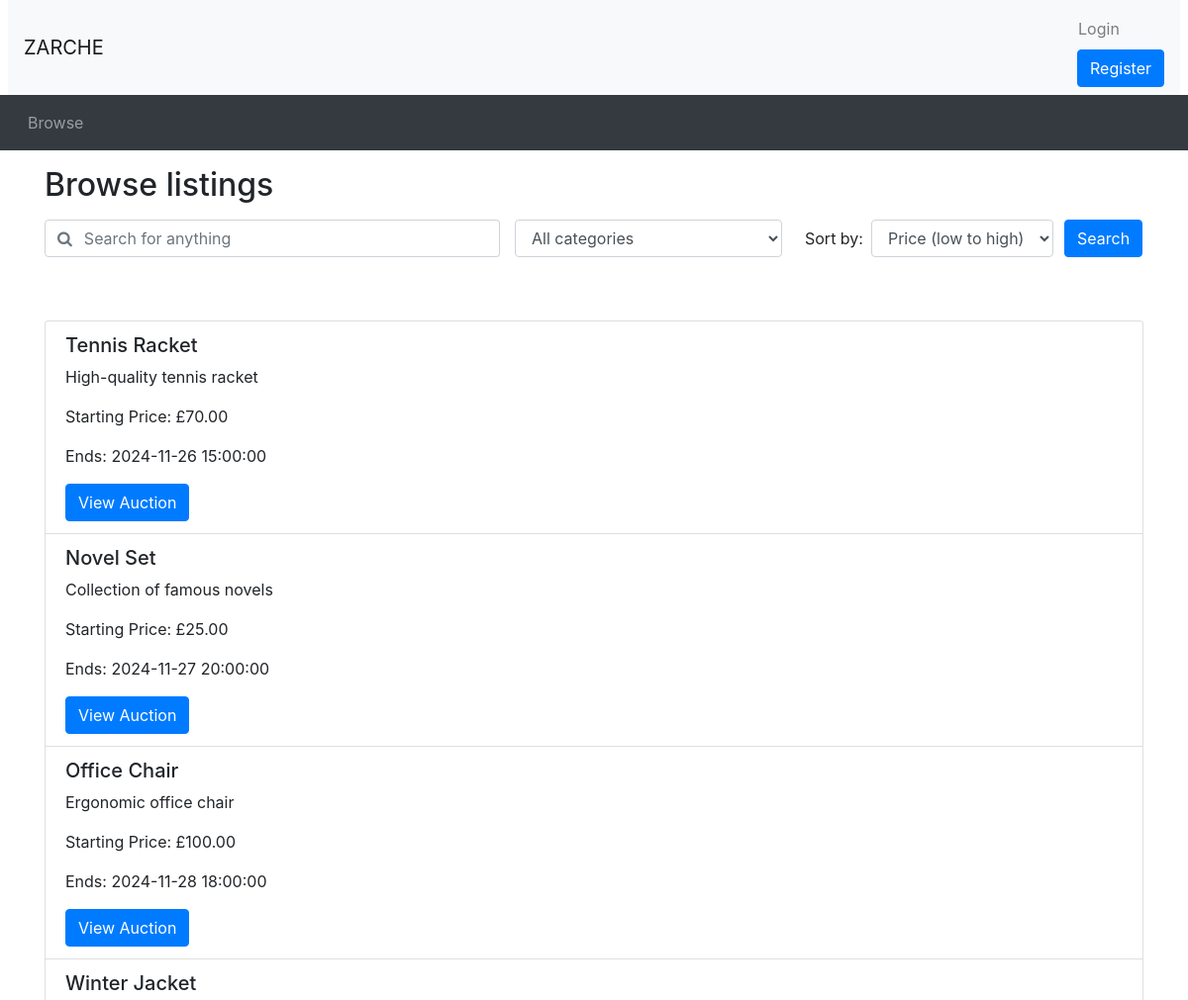
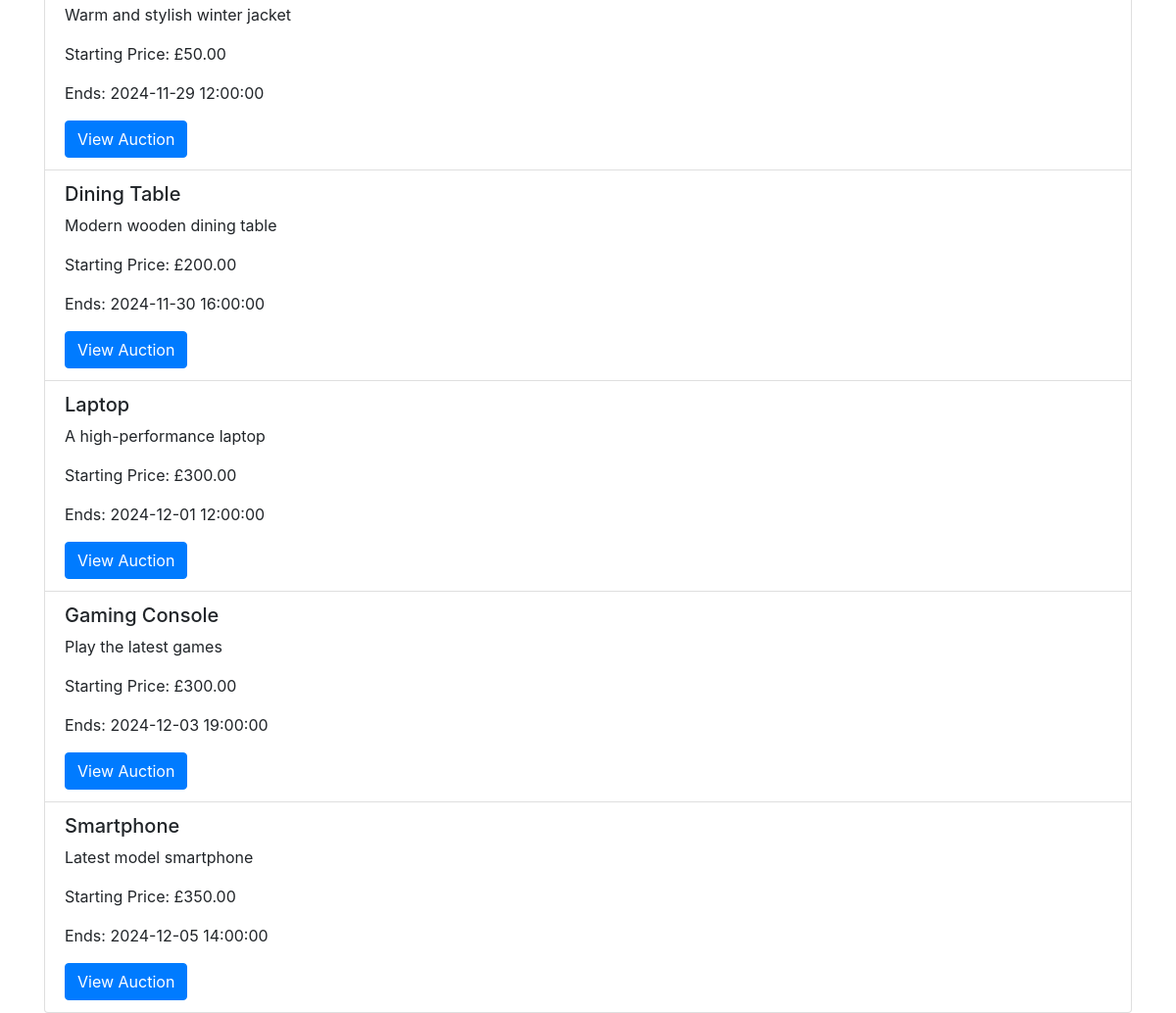
Screenshot of /browse.php with the database file from the repository (2 pictures, top to bottom).
### tables this page shows
CREATE TABLE `Auction` (
  `AuctionID` INT AUTO_INCREMENT PRIMARY KEY,
  `UserID` INT,
  `ItemName` VARCHAR(255) NOT NULL,
  `Description` VARCHAR(255) NOT NULL,
  `CategoryID` INT,
  `ReservePrice` DECIMAL(10, 2),
  `StartPrice` DECIMAL(10, 2),
  `EndDate` DATETIME,
  `Views` INT DEFAULT 0,
  `Image` VARCHAR(255),
  FOREIGN KEY (`UserID`) REFERENCES `Users`(`UserID`) ON DELETE CASCADE,
  FOREIGN KEY (`CategoryID`) REFERENCES `Category`(`CategoryID`) ON DELETE CASCADE
);

### browse.php (the view, shortened to what this page needs)
<?php include_once("header.php")?>
<?php require("utilities.php")?>
<div class="container">
<h2 class="my-3">Browse listings</h2>
<div id="searchSpecs">
<form method="get" action="browse.php">
  <div class="row">
    <div class="col-md-5 pr-0">
      <div class="form-group">
	    <div class="input-group">
          <div class="input-group-prepend">
            <span class="input-group-text bg-transparent pr-0 text-muted">
              <i class="fa fa-search"></i>
            </span>
          </div>
          <input type="text" class="form-control border-left-0" id="keyword" name="keyword" placeholder="Search for anything" value="<?php echo isset($_GET['keyword']) ? htmlspecialchars($_GET['keyword']) : ''; ?>">
        </div>
      </div>
    </div>
    <div class="col-md-3 pr-0">
      <div class="form-group">
        <select class="form-control" id="cat" name="cat">
          <option selected value="all">All categories</option>
        </select>
      </div>
    </div>
    <div class="col-md-3 pr-0">
      <div class="form-inline">
        <label class="mx-2" for="order_by">Sort by:</label>
        <select class="form-control" id="order_by" name="order_by">
          <option selected value="pricelow" <?php echo isset($_GET['order_by']) && $_GET['order_by'] == 'pricelow' ? 'selected' : ''; ?>>Price (low to high)</option>
        </select>
      </div>
    </div>
    <div class="col-md-1 px-0">
      <button type="submit" class="btn btn-primary">Search</button>
    </div>
  </div>
</form>
</div>
</div>
<?php
$ordering = isset($_GET['order_by']) ? $_GET['order_by'] : 'date';
$sql = "SELECT AuctionID, ItemName, Description, StartPrice, EndDate, Image FROM Auction WHERE EndDate > NOW()";
switch ($ordering) {
    case 'date':
        $sql .= " ORDER BY EndDate ASC";
        break;
}
$stmt = $conn->prepare($sql);
$stmt->execute();
$result = $stmt->get_result();
?>
<div class="container mt-5">
<ul class="list-group">
<?php
while ($row = $result->fetch_assoc()) {
    $auctionID = $row['AuctionID'];
    $itemName = htmlspecialchars($row['ItemName']);
    $description = htmlspecialchars($row['Description']);
    $startPrice = number_format($row['StartPrice'], 2);
    $endDate = new DateTime($row['EndDate']);
    $formattedDate = $endDate->format('Y-m-d H:i:s');
    echo "<li class='list-group-item'>";
    echo "<h5>$itemName</h5>";
    echo "<p>$description</p>";
    echo "<p>Starting Price: £$startPrice</p>";
    echo "<p>Ends: $formattedDate</p>";
    echo "<a href='auction_details.php?auctionID=$auctionID' class='btn btn-primary'>View Auction</a>";
    echo "</li>";
}
?>
</ul>
</div>
<?php include_once("footer.php")?>

### rows the page displays
auction: ItemName "Tennis Racket", Description "High-quality tennis racket", StartPrice "70.00", EndDate "2024-11-26 15:00:00"
auction: ItemName "Novel Set", Description "Collection of famous novels", StartPrice "25.00", EndDate "2024-11-27 20:00:00"
auction: ItemName "Office Chair", Description "Ergonomic office chair", StartPrice "100.00", EndDate "2024-11-28 18:00:00"
auction: ItemName "Winter Jacket", Description "Warm and stylish winter jacket", StartPrice "50.00", EndDate "2024-11-29 12:00:00"
auction: ItemName "Dining Table", Description "Modern wooden dining table", StartPrice "200.00", EndDate "2024-11-30 16:00:00"
auction: ItemName "Laptop", Description "A high-performance laptop", StartPrice "300.00", EndDate "2024-12-01 12:00:00"
auction: ItemName "Gaming Console", Description "Play the latest games", StartPrice "300.00", EndDate "2024-12-03 19:00:00"
auction: ItemName "Smartphone", Description "Latest model smartphone", StartPrice "350.00", EndDate "2024-12-05 14:00:00"
